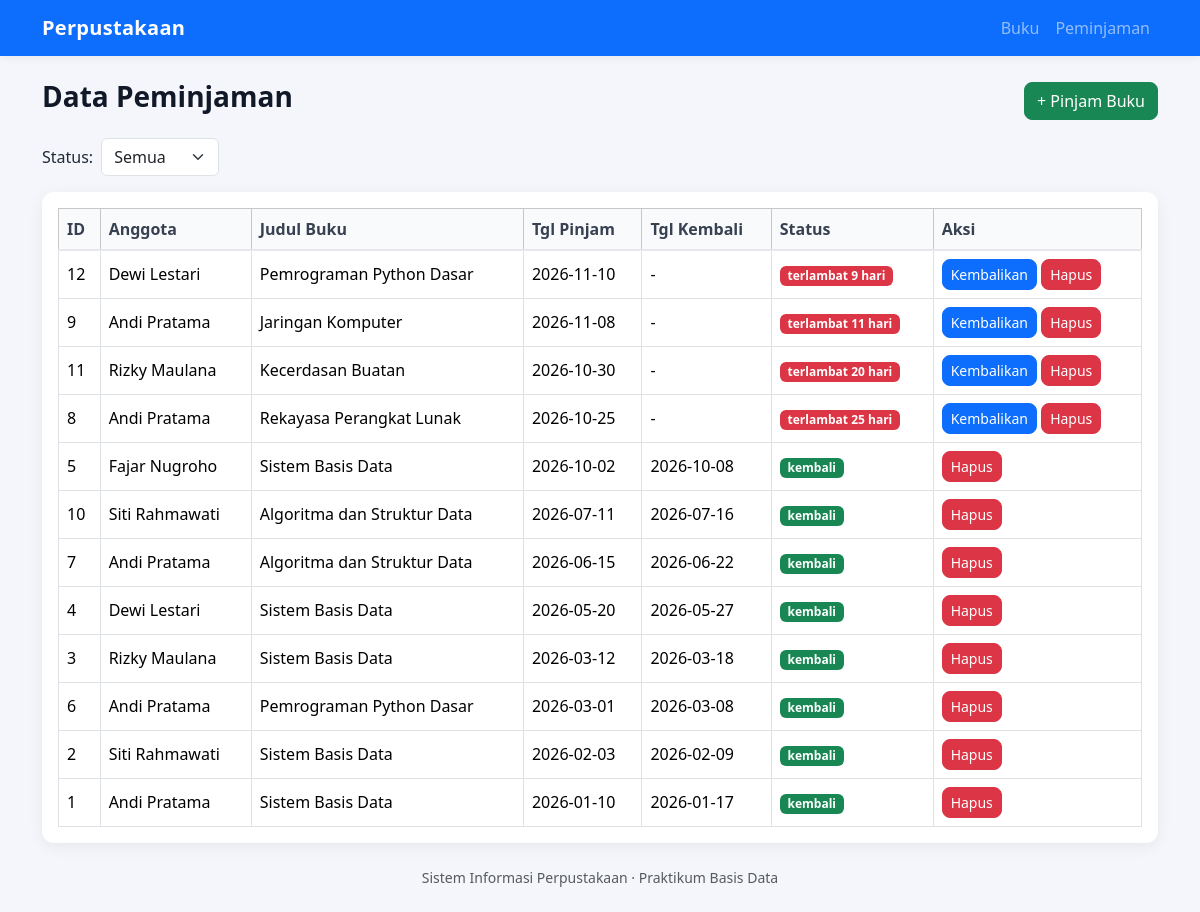
/peminjaman/index.php, run on the app's committed database.
### tables this page shows
CREATE TABLE peminjaman (
  id_pinjam INT AUTO_INCREMENT PRIMARY KEY,
  id_anggota CHAR(4) NOT NULL,
  id_buku CHAR(4) NOT NULL,
  tgl_pinjam DATE NOT NULL,
  tgl_kembali DATE,
  status ENUM('dipinjam','kembali') NOT NULL DEFAULT 'dipinjam',
  FOREIGN KEY (id_anggota) REFERENCES anggota(id_anggota),
  FOREIGN KEY (id_buku) REFERENCES buku(id_buku)
);

CREATE TABLE anggota (
  id_anggota CHAR(4) PRIMARY KEY,
  nama VARCHAR(50) NOT NULL,
  alamat VARCHAR(100),
  tgl_daftar DATE NOT NULL
);

CREATE TABLE buku (
  id_buku CHAR(4) PRIMARY KEY,
  judul VARCHAR(100) NOT NULL,
  pengarang VARCHAR(50) NOT NULL,
  penerbit VARCHAR(50),
  tahun_terbit INT,
  stok INT NOT NULL DEFAULT 0
);

### includes/functions.php (called while the page is built, shortened)
<?php
function e($nilai): string
{
    return htmlspecialchars((string) $nilai, ENT_QUOTES, 'UTF-8');
}

### peminjaman/index.php (the view, shortened to what this page needs)
<?php
require __DIR__ . '/../config/config.php';
require __DIR__ . '/../includes/functions.php';
$sql = "SELECT p.id_pinjam, a.nama, b.judul, p.tgl_pinjam, p.tgl_kembali, p.status,
               CASE WHEN p.status = 'dipinjam'
                    THEN GREATEST(DATEDIFF(CURDATE(), p.tgl_pinjam) - 7, 0)
                    ELSE 0 END AS hari_terlambat
        FROM peminjaman p
        INNER JOIN anggota a ON a.id_anggota = p.id_anggota
        INNER JOIN buku b ON b.id_buku = p.id_buku";
$params = [];
$sql .= " ORDER BY p.tgl_pinjam DESC, p.id_pinjam DESC";
$stmt = $pdo->prepare($sql);
$stmt->execute($params);
$daftar = $stmt->fetchAll();
require __DIR__ . '/../includes/header.php';
?>
<div class="d-flex justify-content-between align-items-center mb-3">
    <h3>Data Peminjaman</h3>
    <a href="tambah.php" class="btn btn-success">+ Pinjam Buku</a>
</div>
<form method="get" class="mb-3 d-flex gap-2 align-items-center">
    <label for="status">Status:</label>
    <select name="status" id="status" class="form-select w-auto" onchange="this.form.submit()">
        <option value="">Semua</option>
    </select>
</form>
<div class="table-wrap">
<table class="table table-hover table-bordered mb-0">
    <thead class="table-light">
        <tr>
            <th>ID</th><th>Anggota</th><th>Judul Buku</th><th>Tgl Pinjam</th>
            <th>Tgl Kembali</th><th>Status</th><th>Aksi</th>
        </tr>
    </thead>
    <tbody>
    <?php foreach ($daftar as $p): ?>
        <tr>
            <td><?= e($p['id_pinjam']) ?></td>
            <td><?= e($p['nama']) ?></td>
            <td><?= e($p['judul']) ?></td>
            <td><?= e($p['tgl_pinjam']) ?></td>
            <td><?= e($p['tgl_kembali'] ?? '-') ?></td>
            <td>
                <?php if ($p['status'] === 'kembali'): ?>
                    <span class="badge bg-success">kembali</span>
                <?php elseif ($p['hari_terlambat'] > 0): ?>
                    <span class="badge bg-danger">terlambat <?= e($p['hari_terlambat']) ?> hari</span>
                <?php else: ?>
                    <span class="badge bg-warning text-dark">dipinjam</span>
                <?php endif; ?>
            </td>
            <td>
                <?php if ($p['status'] === 'dipinjam'): ?>
                    <form action="kembalikan.php" method="post" class="d-inline">
                        <button class="btn btn-sm btn-primary">Kembalikan</button>
                    </form>
                <?php endif; ?>
                <form action="hapus.php" method="post" class="d-inline"
                      onsubmit="return confirm('Hapus transaksi ini?')">
                    <button class="btn btn-sm btn-danger">Hapus</button>
                </form>
            </td>
        </tr>
    <?php endforeach; ?>
    </tbody>
</table>
</div>
<?php require __DIR__ . '/../includes/footer.php'; ?>

### assets/css/style.css (style rules this page uses)
body { background-color: #f4f6fb; font-family: system-ui, -apple-system, "Segoe UI", Roboto, sans-serif; color: #1f2937; }
.table-wrap { background: #fff; border-radius: 12px; box-shadow: 0 4px 16px rgba(17, 24, 39, .06); padding: 1rem; }
.table td, .table th { vertical-align: middle; }
.table thead th { background: #f9fafb; color: #374151; font-weight: 600; border-bottom: 2px solid #e5e7eb; }
.btn-sm { border-radius: 8px; }
.btn { border-radius: 8px; }
h3 { font-weight: 600; color: #111827; }

### data on the page
peminjaman: id_pinjam "12", id_anggota.nama "Dewi Lestari", id_buku.judul "Pemrograman Python Dasar", tgl_pinjam "2026-11-10", tgl_kembali "-", hari_terlambat "9"
peminjaman: id_pinjam "9", id_anggota.nama "Andi Pratama", id_buku.judul "Jaringan Komputer", tgl_pinjam "2026-11-08", tgl_kembali "-", hari_terlambat "11"
peminjaman: id_pinjam "11", id_anggota.nama "Rizky Maulana", id_buku.judul "Kecerdasan Buatan", tgl_pinjam "2026-10-30", tgl_kembali "-", hari_terlambat "20"
peminjaman: id_pinjam "8", id_anggota.nama "Andi Pratama", id_buku.judul "Rekayasa Perangkat Lunak", tgl_pinjam "2026-10-25", tgl_kembali "-", hari_terlambat "25"
peminjaman: id_pinjam "5", id_anggota.nama "Fajar Nugroho", id_buku.judul "Sistem Basis Data", tgl_pinjam "2026-10-02", tgl_kembali "2026-10-08", status "kembali"
peminjaman: id_pinjam "10", id_anggota.nama "Siti Rahmawati", id_buku.judul "Algoritma dan Struktur Data", tgl_pinjam "2026-07-11", tgl_kembali "2026-07-16", status "kembali"
peminjaman: id_pinjam "7", id_anggota.nama "Andi Pratama", id_buku.judul "Algoritma dan Struktur Data", tgl_pinjam "2026-06-15", tgl_kembali "2026-06-22", status "kembali"
peminjaman: id_pinjam "4", id_anggota.nama "Dewi Lestari", id_buku.judul "Sistem Basis Data", tgl_pinjam "2026-05-20", tgl_kembali "2026-05-27", status "kembali"
peminjaman: id_pinjam "3", id_anggota.nama "Rizky Maulana", id_buku.judul "Sistem Basis Data", tgl_pinjam "2026-03-12", tgl_kembali "2026-03-18", status "kembali"
peminjaman: id_pinjam "6", id_anggota.nama "Andi Pratama", id_buku.judul "Pemrograman Python Dasar", tgl_pinjam "2026-03-01", tgl_kembali "2026-03-08", status "kembali"
peminjaman: id_pinjam "2", id_anggota.nama "Siti Rahmawati", id_buku.judul "Sistem Basis Data", tgl_pinjam "2026-02-03", tgl_kembali "2026-02-09", status "kembali"
peminjaman: id_pinjam "1", id_anggota.nama "Andi Pratama", id_buku.judul "Sistem Basis Data", tgl_pinjam "2026-01-10", tgl_kembali "2026-01-17", status "kembali"
